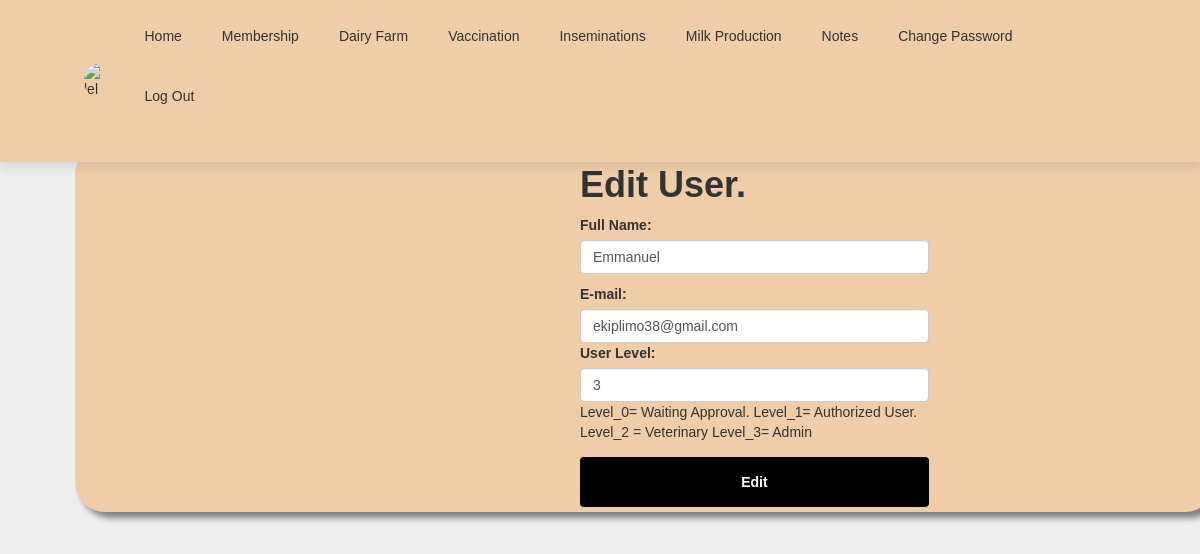
The page /edit_family_member.php?id=109 (signed in) on the database its author committed.
### tables this page shows
CREATE TABLE `family_members` (
  `member_id` int(50) UNSIGNED NOT NULL,
  `first_name` varchar(60) NOT NULL,
  `last_name` varchar(60) NOT NULL,
  `gender` varchar(60) NOT NULL,
  `email` varchar(60) NOT NULL,
  `password` char(60) NOT NULL,
  `relationship` varchar(50) DEFAULT NULL,
  `profile_photo` varchar(300) DEFAULT NULL,
  `registration_date` timestamp NOT NULL DEFAULT current_timestamp(),
  `user_level` int(10) NOT NULL
);

### edit_family_member.php (the view, shortened to what this page needs)
<!DOCTYPE html>
<html lang="en">
  <head>
 <link rel="stylesheet"
 href="https://stackpath.bootstrapcdn.com/bootstrap/4.1.0/css/bootstrap.min.css"
>
<link rel="stylesheet" href="https://maxcdn.bootstrapcdn.com/bootstrap/3.4.1/css/bootstrap.min.css">
<link rel="stylesheet" href="https://cdnjs.cloudflare.com/ajax/libs/animate.css/3.7.2/animate.min.css">
</head>
<body style="background-color:#EEE;">
  <header>
    <?php include('header.php'); ?>
</header>
<div class="container" style="margin-top:130px;">
<?php
 try
 {
 if ( (isset($_GET['id'])) && (is_numeric($_GET['id'])) ) {
 $id = htmlspecialchars($_GET['id'], ENT_QUOTES);
 } elseif ( (isset($_POST['id'])) && (is_numeric($_POST['id'])) ) {
 $id = htmlspecialchars($_POST['id'], ENT_QUOTES);
 } else {
 echo '<p class="text-center">This page has been accessed in error.</p>';
 include ('footer.php');
 exit();
 }
require ('mysqli_connect.php');
 $q = mysqli_stmt_init($dbcon);
 $query = "SELECT first_name, email, user_level FROM family_members WHERE member_id=?";
 mysqli_stmt_prepare($q, $query);
 mysqli_stmt_bind_param($q, 'i', $id);
 mysqli_stmt_execute($q);
 $result = mysqli_stmt_get_result($q);
 $row = mysqli_fetch_array($result, MYSQLI_NUM);
 if (mysqli_num_rows($result) == 1) {
?>
<section class="Form my-4 mx-5" style="margin-top:80px;">
<div class="container">
<div class="row no-gutters">
<div class="col-lg-5">
</div>
<div class="col-lg-7 px-5">
<h1 class="font-weight-bold ">Edit User.</h1>
<form action="edit_family_member.php" enctype="multipart/form-data" method="post"
 name="editform" id="editform">
 <div class="form-row">
<div class="col-lg-7">
<label for="first_name">
 Full Name:</label><br>
 <input type="text" class="form-control" id="first_name" name="first_name"
 placeholder="First Name" maxlength="30" required
 value="<?php echo htmlspecialchars($row[0], ENT_QUOTES); ?>" ></p>
</div>
</div>
<div class="form-row">
<div class="col-lg-7">
<label for="email">E-mail:</label><br>
 <input type="email" class="form-control" id="email" name="email"
placeholder="E-mail" maxlength="60" required
 value="<?php echo htmlspecialchars($row[1], ENT_QUOTES); ?>">
</div>
</div>
<div class="form-row">
<div class="col-lg-7">
<label for="user_level">
 User Level:</label><br>
 <input type="number" min= "0" max="3" class="form-control" id="user_level" name="user_level"
 placeholder="User_level" maxlength="40" required
 value="<?php echo htmlspecialchars($row[2], ENT_QUOTES); ?>">
 <span id='message'> Level_0= Waiting Approval. Level_1= Authorized User. Level_2 = Veterinary Level_3= Admin</span>
 </div>
</div>
<div class="form-row">
<div class="col-lg-7">
<button type="submit" class="btn1 mt-4 mb-2">Edit</button>
</div>
</div>
</form>
</div>
</div>
</div>
</section>
</div>
<?php
 } else {
echo '<p class="text-center">This page has been accessed in error.</p>';
 }
 }
 catch(Exception $e)
 {
 }
 catch(Error $e)
 {
print "The system is currently busy. Please try later";
 }
?>
</body>
</html>

### edit_family_member.php (style rules this page uses)
* { padding: 0; margin: 0; box-sizing: border-box; }
body { background:#EEE; }
.row { background: #EFCDA8; border-radius: 30px; box-shadow: 6px 6px 6px grey; }
.btn1 { border: none; outline: none; height: 50px; width: 100%; background-color: black; color: white; border-radius: 4px; font-weight: bold; }

### header.php (style rules this page uses)
* { margin:0; padding:0; box-sizing: border-box; font-family:Arial, Helvetica; text-decoration: none; }
body { min-height: 100vh; background-size: cover; background-position:center; }
header { position: fixed; top:0px; left:0; right: 0; background:#EFCDA8; box-shadow: 0 5px 10px rgba(0,0,0,.1); padding:0px 7%; display: flex; align-items: center; justify-content: space-between; z-index: 1000; }

### rows shown on the page
family_members: first_name "Emmanuel", email "ekiplimo38@gmail.com", user_level "3"
